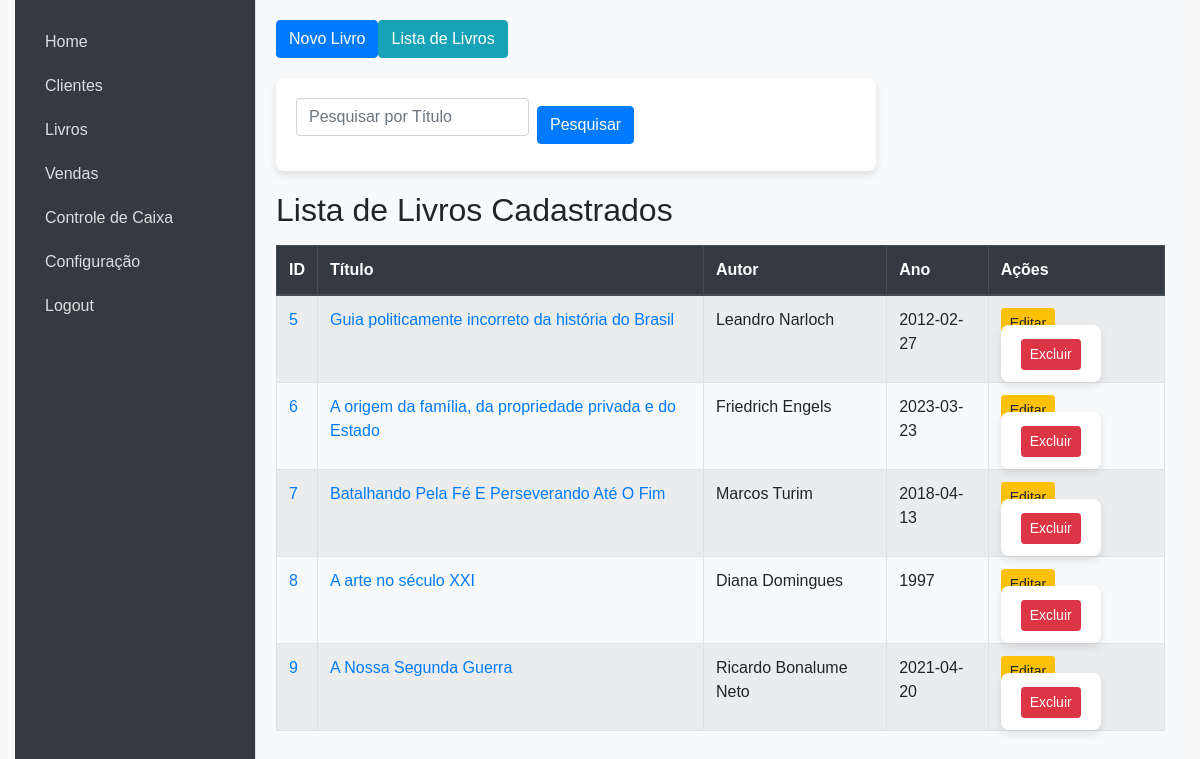
Screenshot of /livros (signed in) with the database file from the repository.
### models.py (models this page shows, shortened)
class Livro(db.Model):
    id = db.Column(db.Integer, primary_key=True)
    titulo = db.Column(db.String(100), nullable=False)
    autor = db.Column(db.String(100), nullable=False)
    editora = db.Column(db.String(100), nullable=False)
    idade_leitura = db.Column(db.String(100), nullable=False)
    isbn = db.Column(db.String(20), nullable=False)
    ano = db.Column(db.Integer, nullable=False)
    num_paginas = db.Column(db.Integer, nullable=False)
    valor = db.Column(db.Float, nullable=False)
    capa_livro = db.Column(db.String(200), nullable=True)
    estoque = db.Column(db.Integer, default=0)

### app.py (the view)
@app.route('/livros')
def livros():
    if 'username' not in session:
        return redirect(url_for('login'))
    livros = Livro.query.all()
    return render_template('livros.html', livros=livros)

### templates/livros.html (shortened to what this page needs)
{% extends "index.html" %}
{% block content %}
    <div class="top-menu mb-3 d-flex gap-2">
        <button class="btn btn-primary" onclick="window.location.href='{{ url_for('novo_livro') }}'">Novo Livro</button>
        <button class="btn btn-info" onclick="window.location.href='{{ url_for('livros') }}'">Lista de Livros</button>
    </div>
    <div id="pesquisarForm" class="hidden mb-3">
        <form action="{{ url_for('livros') }}" method="GET" class="form-inline">
            <input type="text" class="form-control mr-2" name="titulo" placeholder="Pesquisar por Título" value="{{ request.args.get('titulo', '') }}">
            <button type="submit" class="btn btn-primary">Pesquisar</button>
        </form>
    </div>
    <h2>Lista de Livros Cadastrados</h2>
    <table class="table table-striped table-bordered mt-3">
        <thead class="thead-dark">
            <tr>
                <th>ID</th>
                <th>Título</th>
                <th>Autor</th>
                <th>Ano</th>
                <th>Ações</th>
            </tr>
        </thead>
        <tbody>
            {% for livro in livros %}
            <tr>
                <td><a href="{{ url_for('visualizar_livro', id=livro.id) }}" target="_blank">{{ livro.id }}</a></td>
                <td><a href="{{ url_for('visualizar_livro', id=livro.id) }}" target="_blank">{{ livro.titulo }}</a></td>
                <td>{{ livro.autor }}</td>
                <td>{{ livro.ano }}</td>
                <td>
                    <a href="{{ url_for('editar_livro', id=livro.id) }}" class="btn btn-sm btn-warning">Editar</a>
                    <form action="{{ url_for('deletar_livro', id=livro.id) }}" method="POST" style="display:inline;">
                        <button type="submit" class="btn btn-sm btn-danger" onclick="return confirmarExclusao()">Excluir</button>
                    </form>
                </td>
            </tr>
            {% endfor %}
        </tbody>
    </table>
{% endblock %}

### templates/index.html (shortened to what this page needs)
<!DOCTYPE html>
<html lang="pt-BR">
<head>
    <link href="https://stackpath.bootstrapcdn.com/bootstrap/4.5.2/css/bootstrap.min.css" rel="stylesheet">
    <link rel="stylesheet" href="{{ url_for('static', filename='style.css') }}">
</head>
<body>
    <div class="container-fluid">
        <aside class="sidebar">
            <ul class="nav flex-column">
                <li class="nav-item"><a class="nav-link" href="/">Home</a></li>
                <li class="nav-item"><a class="nav-link" href="/clientes">Clientes</a></li>
                <li class="nav-item"><a class="nav-link" href="/livros">Livros</a></li>
                <li class="nav-item"><a class="nav-link" href="/vendas">Vendas</a></li>
                <li class="nav-item"><a class="nav-link" href="/controle_caixa">Controle de Caixa</a></li>
                <li class="nav-item"><a class="nav-link" href="/configuracao">Configuração</a></li>
                <li class="nav-item"><a class="nav-link" href="/logout">Logout</a></li>
            </ul>
        </aside>
        <main class="content">
            {% block content %}{% endblock %}
        </main>
    </div>
</body>
</html>

### static/style.css (style rules this page uses)
* { margin: 0; padding: 0; box-sizing: border-box; }
body { font-family: Arial, sans-serif; background-color: #f9f9f9; height: 100vh; display: flex; }
.container-fluid { display: flex; width: 100%; height: 100%; }
.sidebar { width: 240px; background-color: #343a40; color: #fff; padding: 20px; position: fixed; height: 100%; overflow: auto; }
.sidebar .nav { flex-direction: column; }
.sidebar .nav-link { color: #ddd; font-size: 16px; padding: 10px; border-radius: 5px; }
.content { margin-left: 240px; padding: 20px; flex: 1; background-color: #f8f9fa; border-left: 1px solid #ddd; overflow-y: auto; }
form { margin: 20px 0; display: flex; flex-direction: column; width: 100%; max-width: 600px; background-color: #fff; padding: 20px; border-radius: 8px; box-shadow: 0 4px 8px rgba(0, 0, 0, 0.1); }
form input, form select { margin-bottom: 15px; padding: 10px; font-size: 14px; border: 1px solid #ddd; border-radius: 4px; width: 100%; }
form button { padding: 10px; background-color: #333; color: #fff; border: none; border-radius: 4px; font-size: 16px; cursor: pointer; }
table { width: 100%; border-collapse: collapse; margin-top: 20px; }
table th, table td { border: 1px solid #ddd; padding: 10px; text-align: left; }
table th { background-color: #f4f4f4; color: #333; }

### rows the page displays
Livro: id "5", titulo "Guia politicamente incorreto da história do Brasil", autor "Leandro Narloch", ano "2012-02-27"
Livro: id "6", titulo "A origem da família, da propriedade privada e do Estado", autor "Friedrich Engels", ano "2023-03-23"
Livro: id "7", titulo "Batalhando Pela Fé E Perseverando Até O Fim", autor "Marcos Turim", ano "2018-04-13"
Livro: id "8", titulo "A arte no século XXI", autor "Diana Domingues", ano "1997"
Livro: id "9", titulo "A Nossa Segunda Guerra", autor "Ricardo Bonalume Neto", ano "2021-04-20"
